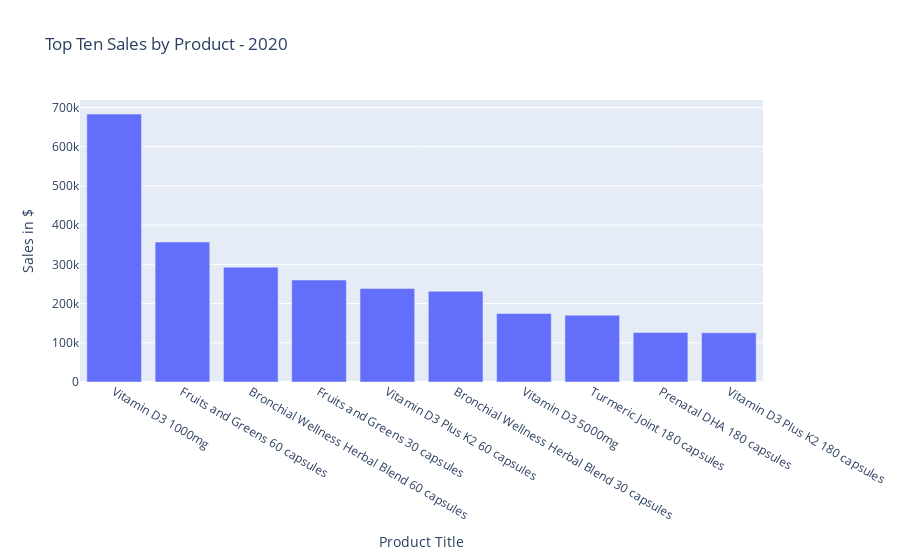

Notebook cell for this chart:
### Code cell
# Plotly bar chart - net sales for top ten products - 2020
top_sales_by_product_ten_2020_fig = px.bar(top_sales_by_product_ten_2020, x="product_title", y="net_sales", title="Top Ten Sales by Product - 2020",
        labels={"product_title" : 'Product Title', "net_sales" :'Sales in $'}, hover_data={"net_sales" : ':.2f'})


top_sales_by_product_ten_2020_fig.show()

### Figure 1 — Plotly figure (JSON) as saved in the notebook; plotly's stock layout.template omitted (floating-point values rounded to 4 significant figures)
{"data": [{"alignmentgroup": "True", "hovertemplate": "Product Title=%{x}<br>Sales in $=%{y:.2f}<extra></extra>", "legendgroup": "", "marker": {"color": "#636efa", "pattern": {"shape": ""}}, "name": "", "offsetgroup": "", "orientation": "v", "showlegend": false, "textposition": "auto", "type": "bar", "x": ["Vitamin D3 1000mg", "Fruits and Greens 60 capsules", "Bronchial Wellness Herbal Blend 60 capsules", "Fruits and Greens 30 capsules", "Vitamin D3 Plus K2 60 capsules", "Bronchial Wellness Herbal Blend 30 capsules", "Vitamin D3 5000mg", "Turmeric Joint 180 capsules", "Prenatal DHA 180 capsules", "Vitamin D3 Plus K2 180 capsules"], "xaxis": "x", "y": [683200.0, 357000.0, 292700.0, 260000.0, 238200.0, 231200.0, 174500.0, 170200.0, 126200.0, 125600.0], "yaxis": "y"}], "layout": {"barmode": "relative", "legend": {"tracegroupgap": 0}, "title": {"text": "Top Ten Sales by Product - 2020"}, "xaxis": {"anchor": "y", "domain": [0, 1], "title": {"text": "Product Title"}}, "yaxis": {"anchor": "x", "domain": [0, 1], "title": {"text": "Sales in $"}}}}
